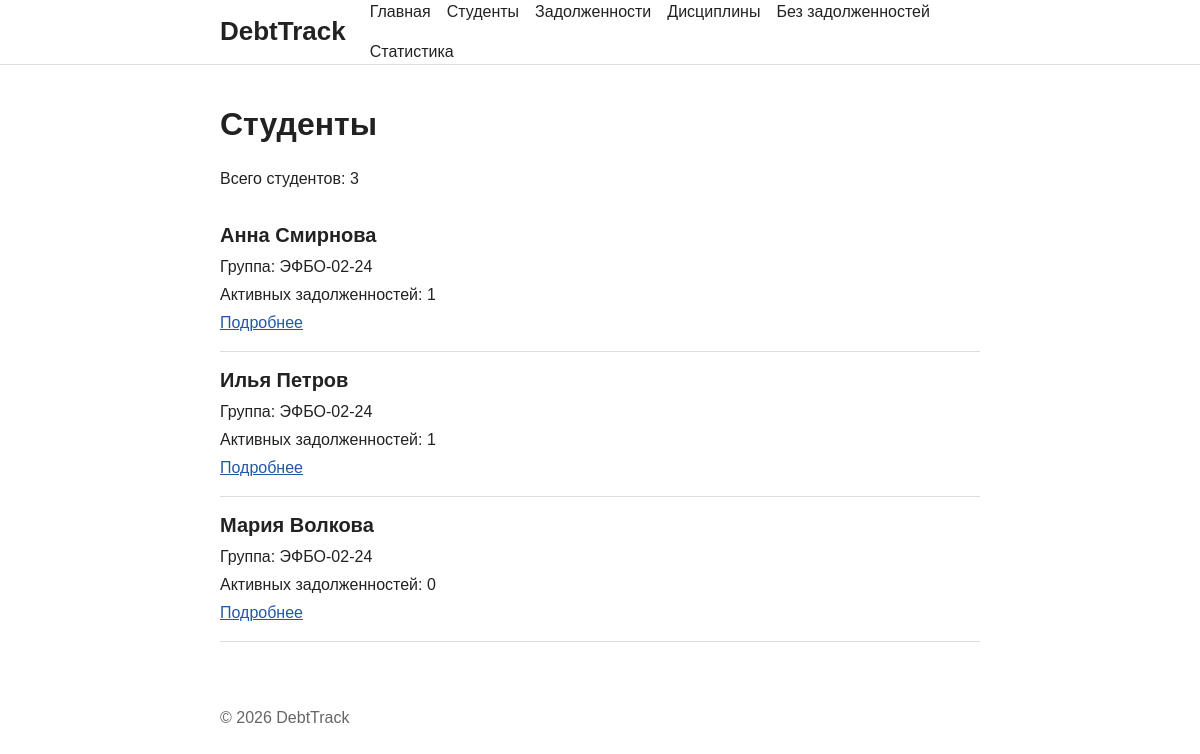
The page /students/ on the database its author committed.
### students/views.py (the view)
# urls.py: path("students/", include("students.urls")),
def students(request):
    connection = get_connection()
    try:
        students_list = connection.execute(STUDENTS_SQL).fetchall()
    finally:
        connection.close()
    return render(
        request,
        "students/student_list.html",
        {"students": students_list},
    )

### db/database.py (called while the page is built)
def get_connection(database_path=None):
    path = Path(database_path) if database_path is not None else DB_PATH
    connection = sqlite3.connect(path)
    connection.row_factory = sqlite3.Row
    connection.execute("PRAGMA foreign_keys = ON")
    return connection

### students/templates/students/student_list.html (shortened to what this page needs)
{% extends "base.html" %}
{% block content %}
<h1>Студенты</h1>
<p>Всего студентов: {{ students|length }}</p>
{% for student in students %}
    {% include "students/includes/student_card.html" %}
{% empty %}
<p class="muted">Студенты не найдены.</p>
{% endfor %}
{% endblock %}

### students/templates/students/includes/student_card.html
<article class="list-item">
    <h2>{{ student.name|default:"Без имени" }}</h2>
    <p>Группа: {{ student.group_number }}</p>
    <p>Активных задолженностей: {{ student.debts_count }}</p>
    <a href="{% url 'students:detail' student.id %}">Подробнее</a>
</article>

### homepage/static/homepage/css/style.css (style rules this page uses)
* { box-sizing: border-box; }
body { min-height: 100vh; margin: 0; color: #222; background: #fff; font: 16px/1.5 Arial, sans-serif; }
h1, h2 { line-height: 1.2; }
h1 { margin: 0 0 24px; }
h2 { margin: 0 0 8px; font-size: 20px; }
a { color: #2457a6; }
.list li, .list-item { padding: 16px 0; border-bottom: 1px solid #ddd; }
.list-item p { margin: 4px 0; }

### rows shown on the page
students: name "Анна Смирнова", group_number "ЭФБО-02-24", debts_count "1"
students: name "Илья Петров", group_number "ЭФБО-02-24", debts_count "1"
students: name "Мария Волкова", group_number "ЭФБО-02-24", debts_count "0"

### other values the page prints
{{ students|length }} "3"
